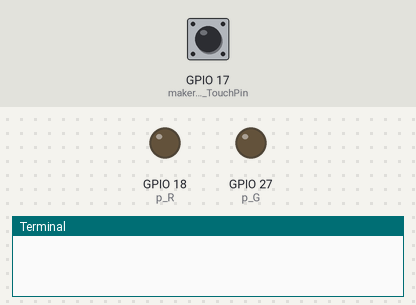
Recording of a program running on a simulated Raspberry Pi (BCM pin numbers). Shown: output pins drawn as LEDs (lit = HIGH), the last lines printed to the terminal. The test bench sets the inputs (shaded band); at power-on: GPIO 17 (makerobo_TouchPin) LOW.

Above: at 1.2 s.
1.3 s: GPIO 17 (makerobo_TouchPin) pulled HIGH for 0.15 s
At 2.3 s:
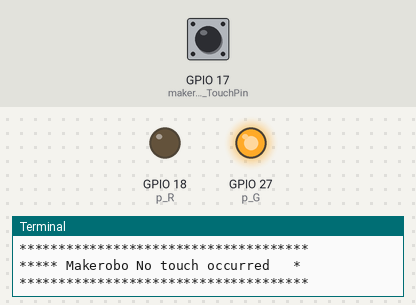
2.9 s: GPIO 17 (makerobo_TouchPin) pulled HIGH for 3.2 s
At 4.0 s:
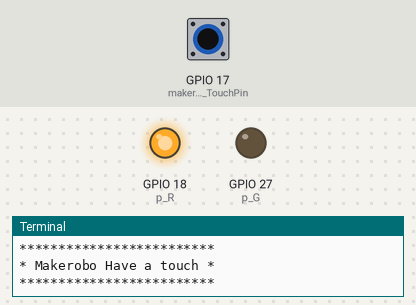
Timing chart, 0 to 7.6 s (numbered marks = the images above; inputs shaded):
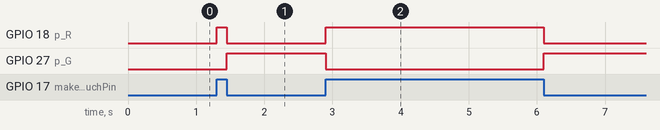

The program:

23._________.py
```python
#!/usr/bin/env python
# coding: utf-8

# <center><img src="./image/CLBLOGO.jpg" alt="创乐博" style="width: 300px;"/></center>
#
# # 23.触摸开关传感器实验
#
# @－－－－湖南创乐博智能科技有限公司－－－－<br>
# @  文件名：23.触摸开关传感器模块.py <br>
# @  版本：V2.0 <br>
# @  author: zhulin<br>
# @  说明：触摸开关传感器实验
# 触摸开关传感器实验，通过GPIOZero库的Button库直接检测触摸传感器是否检测到有触摸发生，从而来点亮双色LED灯指示！！！！！！<br>

# ## 1.导入必要的库文件

# In[1]:


from gpiozero import LED, Button
from time import sleep
from signal import pause


# ## 2.定义触摸传感器管脚和双色LED管脚

# In[2]:


makerobo_TouchPin = Button(17, pull_up=False)     # 触摸传感器管脚PIN
p_R = LED(18)                                     # 红色LED管脚
p_G = LED(27)                                     # 绿色LED管脚


# ## 3.初始化工作及中断函数定义

# In[3]:


def pressed():
    print ('*************************')
    print ('* Makerobo Have a touch *')
    print ('*************************')
    p_R.on()  # 打开红色LED
    p_G.off() # 关闭绿色LED

def released():
    print('*************************************')
    print('***** Makerobo No touch occurred   *')
    print('*************************************')
    p_R.off()   # 关闭红色LED
    p_G.on()    # 打开绿色LED

makerobo_TouchPin.when_pressed = pressed
makerobo_TouchPin.when_released = released


# ## 4.主程序

# In[4]:


# 循环函数
def makerobo_loop():
    pause()

# 释放资源
def makerobo_destroy():
    p_R.close()
    p_G.close()

# 程序入口
if __name__ == '__main__':
	try:
		makerobo_loop()        #  调用循环函数
	except KeyboardInterrupt:  #  当按下Ctrl+C时，将执行destroy()子程序。
		makerobo_destroy()     #  释放资源
```

Measured:
- after the input at 1.3 s, GPIO 18 (p_R): LOW → HIGH at once, → LOW 0.15 s later; GPIO 27 (p_G): LOW → HIGH after 0.15 s
- after the input at 2.9 s, GPIO 18 (p_R): LOW → HIGH at once, → LOW 3.2 s later; GPIO 27 (p_G): HIGH → LOW at once, → HIGH 3.2 s later
